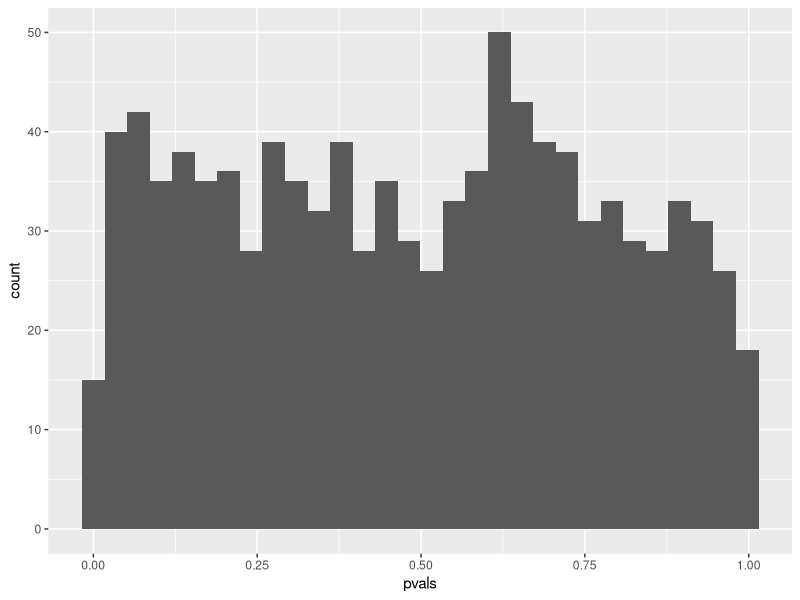
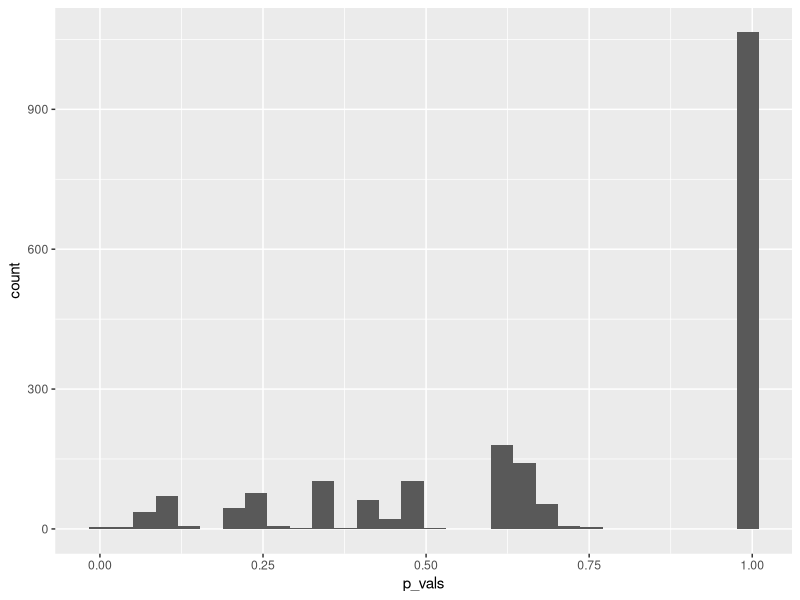

R code for these plots, in order:
## ---- chunk 1
mytable <- rbind(c(4,96), c(10,90))
rownames(mytable) <- c("not exposed","exposed")
colnames(mytable) <- c("diseased", "healthy")
library(tidyverse)
## ---- chunk 2
chisq.test(rbind(
  c(4,996),
  c(10,990)),
correct=FALSE)
## ---- chunk 3
mytable <- rbind(c(4,96), c(10,90))
rownames(mytable) <- c("not exposed","exposed")
colnames(mytable) <- c("diseased", "healthy")
knitr::kable(mytable, align="cc")
## ---- chunk 4
fisher.test(rbind(c(4,96), c(10,90)))
## ---- chunk 5
fisher.test(rbind(c(10,90),c(4,96)))
## ---- chunk 6
1/0.3767
## ---- chunk 7
set.seed(30)
pvals <- rep(NA,1000)
for(i in seq_along(pvals)){
  pvals[i] <- t.test(rnorm(100), mu=0)$p.value
}
## ---- chunk 8
mean(pvals <0.1)
## ---- chunk 9
mean(pvals <0.2)
## ---- chunk 10
data.frame(pvals) %>% 
  ggplot(aes(x=pvals))+
  geom_histogram()
## ---- chunk 11
set.seed(30)
n <- 25
cats_l <- rbinom(n=1, size=n,prob = 0.6)
dogs_l <- n-cats_l
cats_r <- rbinom(n=1, size=n,prob = 0.6)
dogs_r <- n-cats_r

simtable <- rbind(c(cats_l, dogs_l),
                  c(cats_r, dogs_r))
## ---- chunk 12
chisq.test(simtable)
## ---- chunk 13
set.seed(20)
N=2000
p_vals <- rep(NA,2000)

for(i in seq_along(p_vals)){ # as many iterations as p_vals is long
  cats_l <- rbinom(n=1, size=n,prob = 0.9)
  dogs_l <- n-cats_l
  cats_r <- rbinom(n=1, size=n,prob = 0.9)
  dogs_r <- n-cats_r
  
  p_vals[i] <- chisq.test(rbind(c(cats_l, dogs_l),
                    c(cats_r, dogs_r)))$p.value
}
## ---- chunk 14
head(p_vals)
## ---- chunk 15
mean(p_vals<0.05, na.rm=TRUE)
## ---- chunk 16
data.frame(p_vals) %>% 
  ggplot(aes(x=p_vals))+
  geom_histogram()
